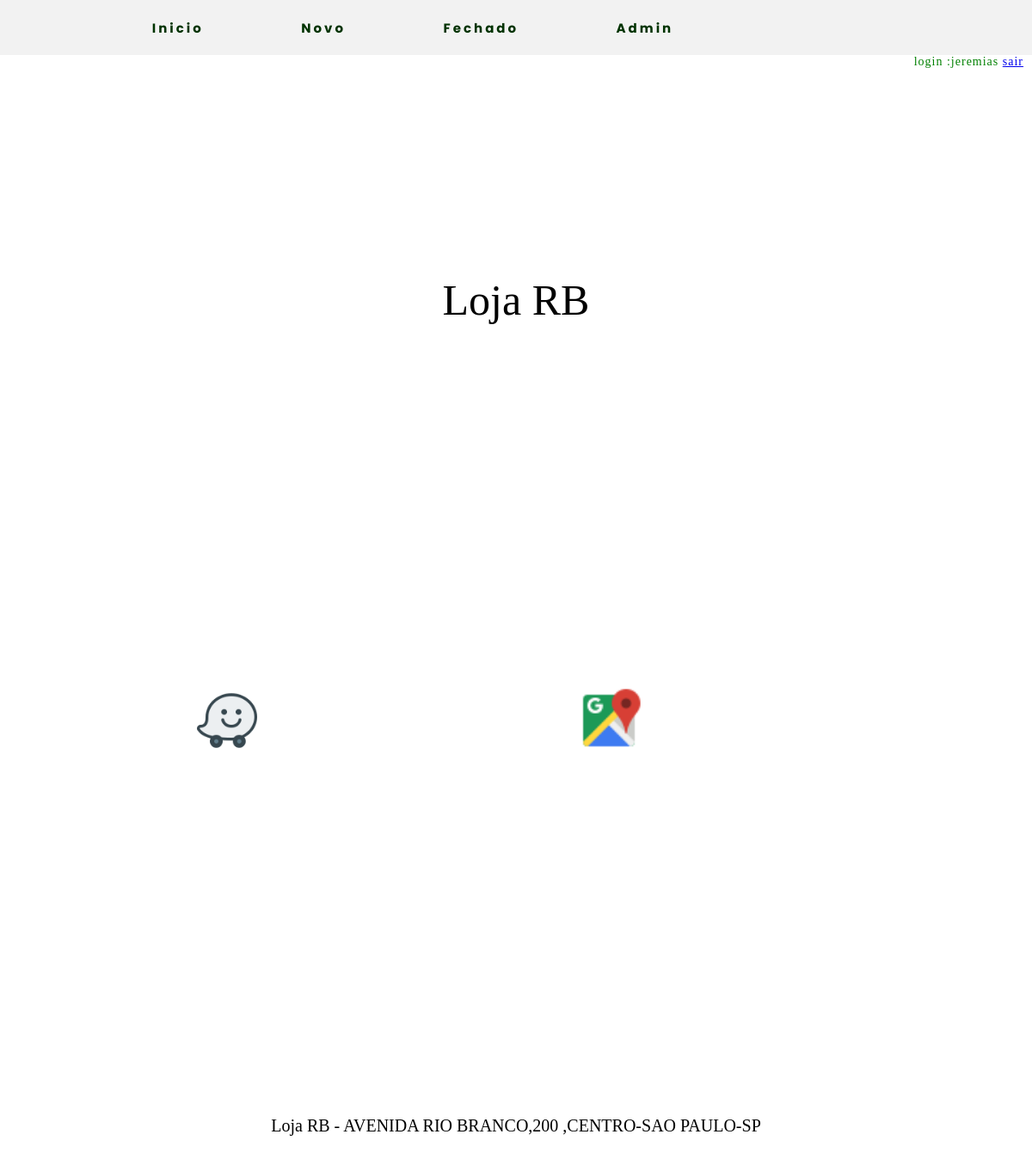
/mapas/loja.php?loja=RB (signed in), run on the app's committed database.
### tables this page shows
CREATE TABLE `endereco` (
  `id` int(11) NOT NULL AUTO_INCREMENT,
  `razao` varchar(150) DEFAULT NULL,
  `apelido` varchar(50) NOT NULL,
  `endereco` varchar(120) DEFAULT NULL,
  `bairro` varchar(50) DEFAULT NULL,
  `cidade` varchar(50) DEFAULT NULL,
  `estado` varchar(2) DEFAULT NULL,
  `regiao` varchar(50) DEFAULT NULL,
  `lat` varchar(50) DEFAULT NULL,
  `lng` varchar(50) DEFAULT NULL,
  `status` int(2) DEFAULT NULL,
  PRIMARY KEY (`id`,`apelido`)
);

### persistence/controller.php (called while the page is built, shortened)
<?php
	require_once('../conexao/conexao.php');
if(!empty($_GET['loja'])){
		$apelido = $_GET['loja'];
		$rota_loja = $pdo->prepare("SELECT apelido,endereco,bairro,cidade,estado,regiao from endereco where apelido = :nick");
		$rota_loja->bindValue(":nick",$apelido);
		$rota_loja->execute();
}

### mapas/loja.php (the view, shortened to what this page needs)
<?php
include_once('../persistence/controller.php');
require_once('../template/main_template.php');
?>
  <link rel="stylesheet" type="text/css" href="../css/style.css">
    <p class="titulo"><?php echo "Loja ". $apelido;?></p>
    <div class="rota">
        <div class="conteudo">
          <?php foreach ($rota_loja as $rota) { ?>
            <a href="https://waze.com/ul?q=search_terms
                 <?php echo trim($rota['endereco'].',');
                       echo trim($rota['bairro'].'-');
                       echo trim($rota['cidade'].'-');
                       echo trim($rota['estado']);?>
                 "target="_blank">
                <img class="img" src="../image/icons8-waze-96.png">
            </a>
        </div>
        <div class="conteudo">
            <a href="https://www.google.com.br/maps/place/
               <?php echo $end = trim($rota['endereco'].',');
                     echo $bai = trim($rota['bairro'].'-');
                     echo $cid = trim($rota['cidade'].'-');
                     echo $est = trim($rota['estado']);?>
               "target="_blank">
               <img class="img" src="../image/icons8-google-maps-48.png">
            </a>
          <?php } ?>
        </div>
    </div>
 <p class="texto"><?php echo "Loja ".$apelido = $rota['apelido'].' - ';echo $end; echo $bai;echo $cid;echo $est;?></p>

### css/style.css (style rules this page uses)
* { margin: 0px; padding: 0px; box-sizing: border-box; }

### mapas/loja.php (style rules this page uses)
.img { margin: 0 55%; }
@media screen and (max-width: 1200px) { .img { display: inline-block; direction: column; width: 100px; background-color: none; text-align: center; } }
@media screen and (max-width: 1200px) { .rota { background-color: white; width: 100%; } }
@media screen and (max-width: 1200px) { .texto { text-align: center; font-size: 20px; padding: 10%; margin: 10% 0; } }
@media screen and (max-width: 1200px) { .titulo { padding: 10%; margin: 10% 0; text-align: center; font-size: 50px; } }
@media screen and (max-width: 1200px) { .conteudo { display: inline-block; direction: column; padding: 10%; } }
@media screen and (min-width: 320px) { .img { display: inline-block; direction: column; width: 60px; background-color: none; text-align: center; } }

### data on the page
endereco: apelido "RB -", endereco "AVENIDA RIO BRANCO,200 ,", bairro "CENTRO-", cidade "SAO PAULO-", estado "SP"

### other printed values
$_SESSION['nome'] "jeremias"
$apelido "RB"
